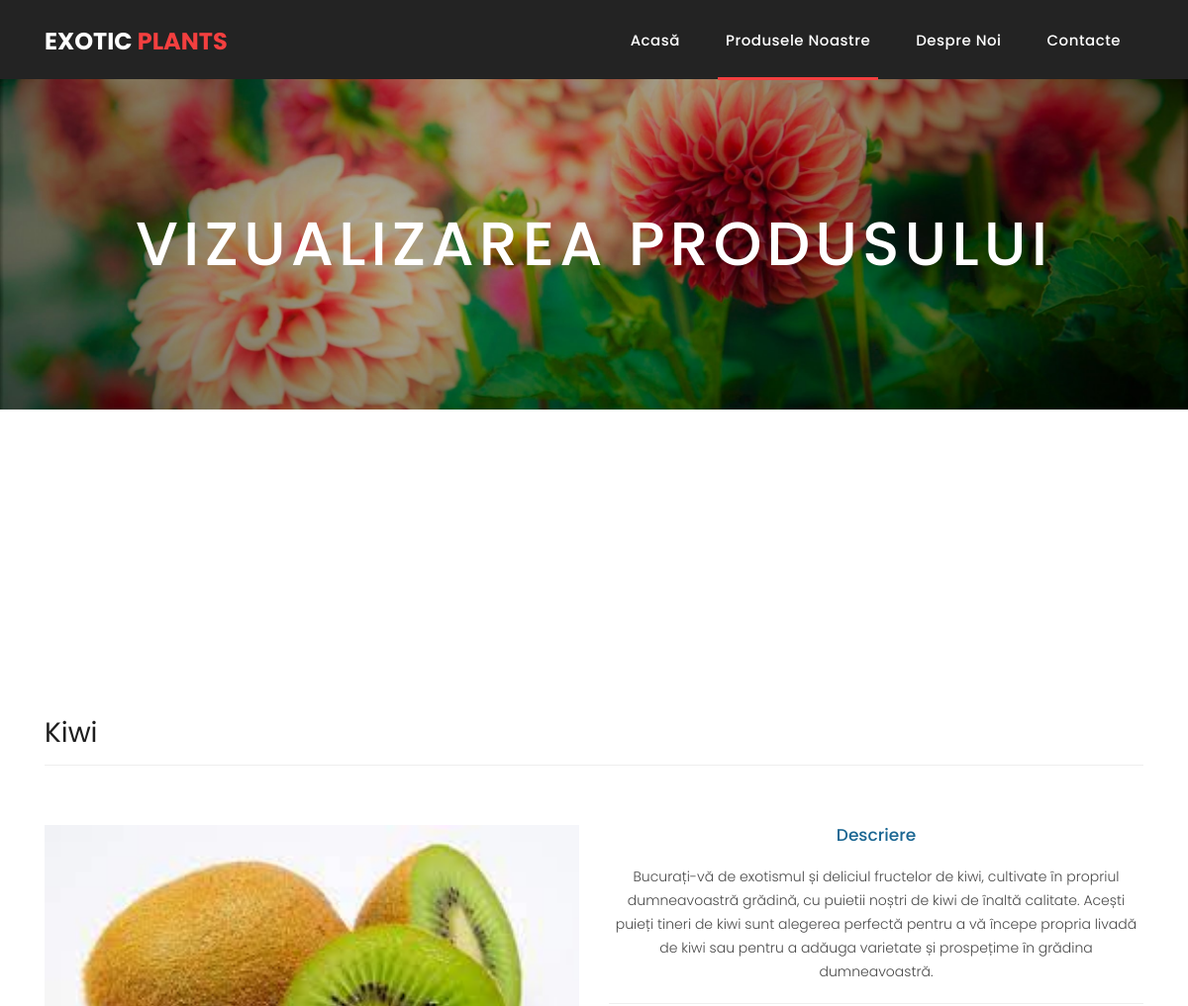
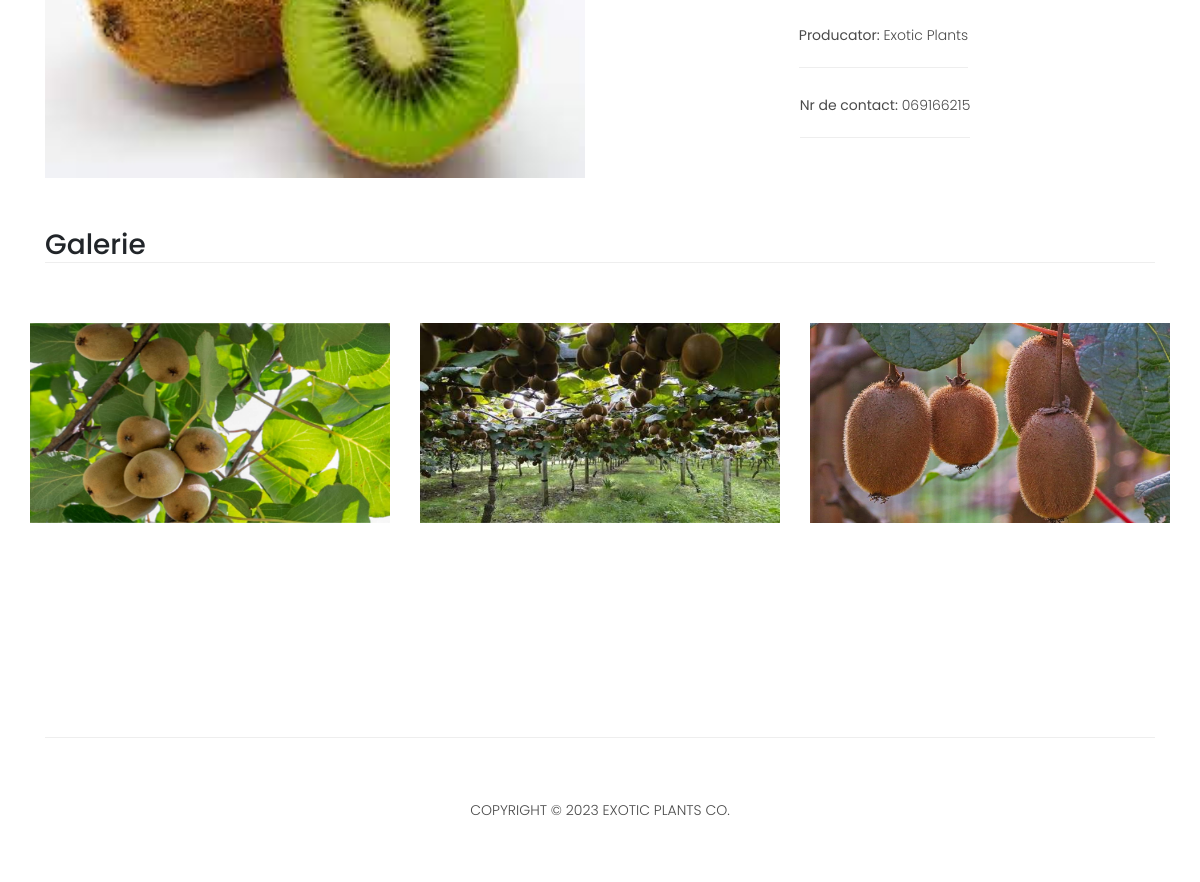
Page /product/1 on the committed database (2 pictures, top to bottom).
### apps/products/models.py (models this page shows, shortened)
class Product(models.Model):
    title = models.CharField(max_length=250)
    description = models.TextField()
    enable = models.BooleanField(default=True)
    main_image = models.ImageField(null=True)
    price = models.IntegerField(null=True)
    created_at = models.DateTimeField(auto_now_add=True)
    producer = models.ForeignKey('Producer', on_delete=models.CASCADE)
    class Meta:
        verbose_name = "Produs"
        verbose_name_plural = "Produse"

class Producer(models.Model):
    company = models.CharField(max_length=250)
    contact = models.ForeignKey('contacts', on_delete=models.CASCADE)
    class Meta:
        verbose_name = "Producator"
        verbose_name_plural = "Producatori"

class Contacts(models.Model):
    email = models.EmailField(null=True)
    phone = models.CharField(max_length=12, null=True)
    class Meta:
        verbose_name = "Contact"
        verbose_name_plural = "Contacte"

class ProductImage(models.Model):
    file = models.ImageField()
    enable = models.BooleanField(default=True)
    product = models.ForeignKey('product', on_delete=models.CASCADE)
    class Meta:
        verbose_name = "Imaginea produsului"
        verbose_name_plural = "Imaginile produsului"

### apps/products/views.py (the view)
# urls.py: path(r'product/<int:pk>', ProductDetailView.as_view(), name="product"),
class ProductDetailView(DetailView):
    model = Product
    queryset = Product.objects.all()
    template_name = "products/product.html"
    def get(self, request, *args, **kwargs):
        response = super().get(request, *args, **kwargs)
        response.context_data['active'] = 'products'
        response.context_data['images'] = response.context_data['object'].productimage_set.filter(enable=True)
        return response

### templates/products/product.html (shortened to what this page needs)
{% include 'header.html' %}
    <div class="page-heading products-heading header-text">
      <div class="container">
        <div class="row">
          <div class="col-md-12">
            <div class="text-content">
              <h2>Vizualizarea produsului</h2>
            </div>
          </div>
        </div>
      </div>
    </div>
<div class="page-heading header-text best-features about-features">
      <div class="container">
        <div class="row">
          <div class="col-md-12">
            <div class="section-heading">
              <h2>{{ object.title }}</h2>
            </div>
          </div>
          <div class="col-md-6">
            <div class="right-image">
              <img src="{{ object.main_image.url }}" alt="">
            </div>
          </div>
          <div class="col-md-6">
            <div class="left-content">
              <h4>Descriere</h4>
              <p>{{ object.description }}</p>
              <ul class="social-icons align-content-between">
                <li><p><b>Producator:</b> {{ object.producer.company }}</p></li><br>
                <li><p><b>Nr de contact:</b> {{ object.producer.contact.phone }}</p></li>
              </ul>
            </div>
          </div>
        </div>
        <div class="row" style="margin-top: 50px;">
            <div class="col-md-12">
            <div class="section-heading">
              <h3>Galerie</h3>
            </div>
          </div>
            <div class="owl-carousel">
            {% for image in images %}
                <img src="{{ image.file.url }}" alt="" class="product_carousel">
            {% endfor %}
            </div>
        </div>
      </div>
    </div>
{% include 'footer.html' %}

### templates/header.html (shortened to what this page needs)
{% load static %}
<!DOCTYPE html>
<html lang="en">
  <head>
    <link href="{% static 'vendor/bootstrap/css/bootstrap.min.css' %}" rel="stylesheet">
    <link rel="stylesheet" href="{% static 'assets/css/fontawesome.css' %}">
    <link rel="stylesheet" href="{% static 'assets/css/style.css' %}">
    <link rel="stylesheet" href="{% static 'assets/css/owl.css' %}">
  </head>
  <body>
    <header class="">
      <nav class="navbar navbar-expand-lg">
        <div class="container">
          <a class="navbar-brand" href="{% url 'home' %}"><h2>Exotic <em>Plants</em></h2></a>
          <div class="collapse navbar-collapse" id="navbarResponsive">
            <ul class="navbar-nav ml-auto">
              <li class="nav-item {% if active == 'home' %}active{% endif %}">
                <a class="nav-link" href="{% url 'home' %}">Acasă
                </a>
              </li>
              <li class="nav-item {% if active == 'products' %}active{% endif %}">
                <a class="nav-link" href="{% url 'products' %}">Produsele Noastre</a>
              </li>
              <li class="nav-item {% if active == 'about' %}active{% endif %}">
                <a class="nav-link" href="{% url 'about' %}">Despre noi</a>
              </li>
              <li class="nav-item {% if active == 'contacts' %}active{% endif %}">
                <a class="nav-link" href="{% url 'contacts' %}">Contacte</a>
              </li>
            </ul>
          </div>
        </div>
      </nav>
    </header>

### templates/footer.html (shortened to what this page needs)
{% load static %}
<footer>
      <div class="container">
        <div class="row">
          <div class="col-md-12">
            <div class="inner-content">
              <p>Copyright &copy; 2023 Exotic Plants Co. </p>
            </div>
          </div>
        </div>
      </div>
    </footer>
  </body>
</html>

### static/assets/css/style.css (style rules this page uses)
body { font-family: 'Poppins', sans-serif; overflow-x: hidden; text-rendering: optimizeLegibility; -webkit-font-smoothing: antialiased; -moz-osx-font-smoothing: grayscale; }
p { margin-bottom: 0px; font-size: 14px; font-weight: 300; color: #4a4a4a; line-height: 24px; }
a { text-decoration: none!important; }
ul { padding: 0; margin: 0; list-style: none; }
h1,h2,h3,h4,h5,h6 { margin: 0px; }
ul.social-icons li { display: inline-block; margin-right: 3px; }
ul.social-icons li:last-child { margin-right: 0px; }
.section-heading { text-align: left; margin-bottom: 60px; border-bottom: 1px solid #eee; }
.section-heading h2 { font-size: 28px; font-weight: 400; color: #1e1e1e; margin-bottom: 15px; }
.products-heading { background-image: url(../images/products_banner.jpeg); }
.page-heading { padding: 210px 0px 130px 0px; text-align: center; background-position: center center; background-repeat: no-repeat; background-size: cover; }
.page-heading .text-content h2 { color: #fff; font-size: 62px; text-transform: uppercase; letter-spacing: 5px; }
header { position: absolute; z-index: 99999; width: 100%; height: 80px; background-color: #232323; -webkit-transition: all 0.3s ease-in-out 0s; -moz-transition: all 0.3s ease-in-out 0s; -o-transition: all 0.3s ease-in-out 0s; transition: all 0.3s ease-in-out 0s; }
header .navbar { padding: 17px 0px; }
.navbar .navbar-brand { float: left; margin-top: -12px; outline: none; }
.navbar .navbar-brand h2 { color: #fff; text-transform: uppercase; font-size: 24px; font-weight: 700; -webkit-transition: all .3s ease 0s; -moz-transition: all .3s ease 0s; -o-transition: all .3s ease 0s; transition: all .3s ease 0s; }
.navbar .navbar-brand h2 em { font-style: normal; color: #f33f3f; }
#navbarResponsive { z-index: 999; }
.navbar-collapse { text-align: center; }
.navbar .navbar-nav .nav-item { margin: 0px 15px; }
.navbar .navbar-nav a.nav-link { text-transform: capitalize; font-size: 15px; font-weight: 500; letter-spacing: 0.5px; color: #fff; transition: all 0.5s; margin-top: 5px; }
.navbar .navbar-nav .nav-link:hover, .navbar .navbar-nav .active>.nav-link, .navbar .navbar-nav .nav-link.active, .navbar .navbar-nav .nav-link.show, .navbar .navbar-nav .show>.nav-link { color: #fff; padding-bottom: 25px; border-bottom: 3px solid #f33f3f; }
.about-features { margin-top: 100px!important; }
.about-features p { border-bottom: 1px solid #eee; padding-bottom: 20px; }
.about-features .container .row { padding-bottom: 0px!important; border-bottom: none!important; }
.best-features { margin-top: 50px; }
.best-features .container .row { border-bottom: 1px solid #eee; padding-bottom: 60px; }
.best-features img { width: 100%; overflow: hidden; }
.best-features h4 { font-size: 17px; color: #1a6692; margin-bottom: 20px; }
.best-features p { margin-bottom: 25px; }
footer { text-align: center; }
footer .inner-content { border-top: 1px solid #eee; margin-top: 60px; padding: 60px 0px; }
footer .inner-content p { text-transform: uppercase; }
.product_carousel { max-height: 200px; }

### rows in the picture
Product: title "Kiwi", main_image (picture), description "Bucurați-vă de exotismul și deliciul fructelor de kiwi, cultivate în propriul dumneavoastră grădină, cu puietii noștri de kiwi de înaltă calitate. Acești puieți tineri de kiwi sunt alegerea perfectă pentru a vă începe propria livadă de kiwi sau pentru a adăuga varietate și prospețime în grădina dumneavoastră.", producer.company "Exotic Plants", producer.contact.phone "069166215"
ProductImage: file (picture)
ProductImage: file (picture)
ProductImage: file (picture)
